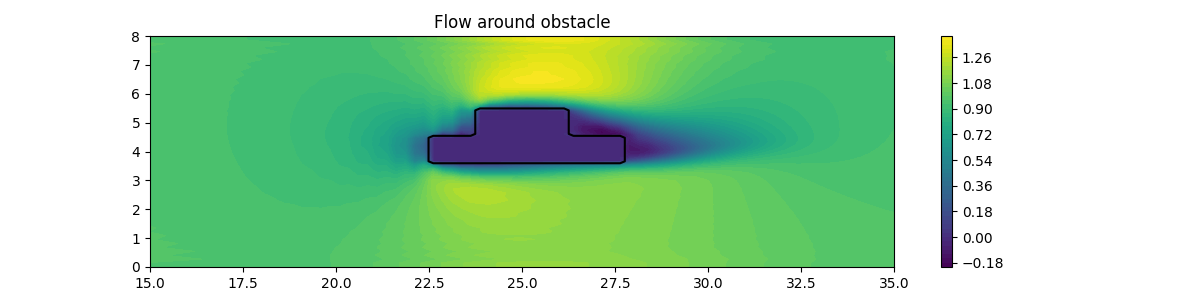

The Python source for this figure:
from petsc4py import PETSc
import numpy as np
import matplotlib.pyplot as plt

# ==========================================================
# PARAMETERS (MATCH PAPER)
# ==========================================================
H = 1.0
Lx = 50 * H
Ly = 8 * H

Nx, Ny = 200, 60
dx, dy = Lx / Nx, Ly / Ny

Re = 100
nu = 1.0 / Re

dt = 0.002
nt = 2000

# epsilon (choose: 0, H, 2H)
eps = H

# ==========================================================
# FIELDS
# ==========================================================
u = np.ones((Ny, Nx))
v = np.zeros((Ny, Nx))
p = np.zeros((Ny, Nx))

# ==========================================================
# OBSTACLE (CORRECT BLOCK-ON-BLOCK GEOMETRY)
# ==========================================================

mask = np.zeros((Ny, Nx), dtype=bool)

# define base size using domain height
H_grid = Ny // 8

# -------------------------
# Bottom block (base)
# -------------------------
base_width  = 3 * H_grid
base_height = 1 * H_grid

# -------------------------
# Top block
# -------------------------
top_width  = 1.5 * H_grid
top_height = 1 * H_grid

# center of domain
center_y = Ny // 2

# -------------------------
# Vertical placement
# -------------------------
base_y1 = center_y - base_height//2
base_y2 = base_y1 + base_height

top_y1 = base_y2
top_y2 = top_y1 + top_height

# -------------------------
# Horizontal placement
# -------------------------
center_x = Nx // 2

base_x1 = center_x - base_width//2
base_x2 = base_x1 + base_width

top_x1 = center_x - int(top_width//2)
top_x2 = top_x1 + int(top_width)

# -------------------------
# Apply mask
# -------------------------
mask[base_y1:base_y2, base_x1:base_x2] = True
mask[top_y1:top_y2, top_x1:top_x2] = True

# ==========================================================
# PETSc MATRIX (PRESSURE POISSON)
# ==========================================================
N = Nx * Ny
A = PETSc.Mat().createAIJ([N, N])

def idx(i, j): return i * Nx + j

for i in range(Ny):
    for j in range(Nx):
        r = idx(i, j)

        if 1 <= i < Ny-1 and 1 <= j < Nx-1:
            A[r, r] = -2/dx**2 - 2/dy**2
            A[r, idx(i, j+1)] = 1/dx**2
            A[r, idx(i, j-1)] = 1/dx**2
            A[r, idx(i+1, j)] = 1/dy**2
            A[r, idx(i-1, j)] = 1/dy**2
        else:
            A[r, r] = 1.0

        # outlet pressure BC (VERY IMPORTANT)
        if j == Nx-1:
            A[r, r] = 1.0

A.assemble()

ksp = PETSc.KSP().create()
ksp.setOperators(A)
ksp.setType('gmres')
ksp.getPC().setType('ilu')

# ==========================================================
# TIME LOOP
# ==========================================================
for n in range(nt):

    un = u.copy()
    vn = v.copy()

    # ============================
    # ADVECTION + DIFFUSION (UPWIND)
    # ============================
    for i in range(1, Ny-1):
        for j in range(1, Nx-1):

            if mask[i, j]:
                continue

            dudx = (un[i,j]-un[i,j-1])/dx if un[i,j]>0 else (un[i,j+1]-un[i,j])/dx
            dudy = (un[i,j]-un[i-1,j])/dy if vn[i,j]>0 else (un[i+1,j]-un[i,j])/dy

            dvdx = (vn[i,j]-vn[i,j-1])/dx if un[i,j]>0 else (vn[i,j+1]-vn[i,j])/dx
            dvdy = (vn[i,j]-vn[i-1,j])/dy if vn[i,j]>0 else (vn[i+1,j]-vn[i,j])/dy

            u[i,j] = un[i,j] - dt*(un[i,j]*dudx + vn[i,j]*dudy) \
                     + nu*dt*((un[i,j+1]-2*un[i,j]+un[i,j-1])/dx**2 +
                              (un[i+1,j]-2*un[i,j]+un[i-1,j])/dy**2)

            v[i,j] = vn[i,j] - dt*(un[i,j]*dvdx + vn[i,j]*dvdy) \
                     + nu*dt*((vn[i,j+1]-2*vn[i,j]+vn[i,j-1])/dx**2 +
                              (vn[i+1,j]-2*vn[i,j]+vn[i-1,j])/dy**2)

    # ============================
    # BOUNDARY CONDITIONS
    # ============================

    # Inlet
    u[:, 0] = 1
    v[:, 0] = 0

    # Walls
    v[0, :] = 0
    v[-1, :] = 0
    u[0, :] = u[1, :]
    u[-1, :] = u[-2, :]

    # Outlet (convective approx)
    u[:, -1] = u[:, -2]
    v[:, -1] = v[:, -2]

    # Obstacle
    u[mask] = 0
    v[mask] = 0

    # ============================
    # PRESSURE RHS
    # ============================
    b = PETSc.Vec().createSeq(N)

    for i in range(1, Ny-1):
        for j in range(1, Nx-1):

            if mask[i, j]:
                continue

            val = ((u[i,j+1]-u[i,j-1])/(2*dx) +
                   (v[i+1,j]-v[i-1,j])/(2*dy)) / dt

            b[idx(i,j)] = val

    b.assemble()

    x = PETSc.Vec().createSeq(N)
    ksp.solve(b, x)

    for i in range(Ny):
        for j in range(Nx):
            p[i,j] = x[idx(i,j)]

    # enforce outlet pressure
    p[:, -1] = 0

    # ============================
    # VELOCITY CORRECTION
    # ============================
    for i in range(1, Ny-1):
        for j in range(1, Nx-1):

            if mask[i, j]:
                continue

            u[i,j] -= dt*(p[i,j+1]-p[i,j-1])/(2*dx)
            v[i,j] -= dt*(p[i+1,j]-p[i-1,j])/(2*dy)
            
            u[mask] = 0
            v[mask] = 0

# ==========================================================
# VISUALIZATION (ZOOMED + STREAMLINES)
# ==========================================================

plt.imshow(mask, origin='lower', cmap='gray')
plt.title("Body check")
plt.savefig("body.png")

X, Y = np.meshgrid(np.linspace(0,Lx,Nx), np.linspace(0,Ly,Ny))

plt.figure(figsize=(12,3))

plt.contourf(X, Y, u,-1, levels=60)
plt.colorbar()

# overlay body
plt.contour(X, Y, mask, levels=[0.5], colors='black')

# plt.streamplot(X, Y, u, v, density=2, color='k')

plt.xlim(15, 35)
plt.ylim(0, 8)

plt.title("Flow around obstacle")
plt.savefig("Petsc.png")
plt.close()
